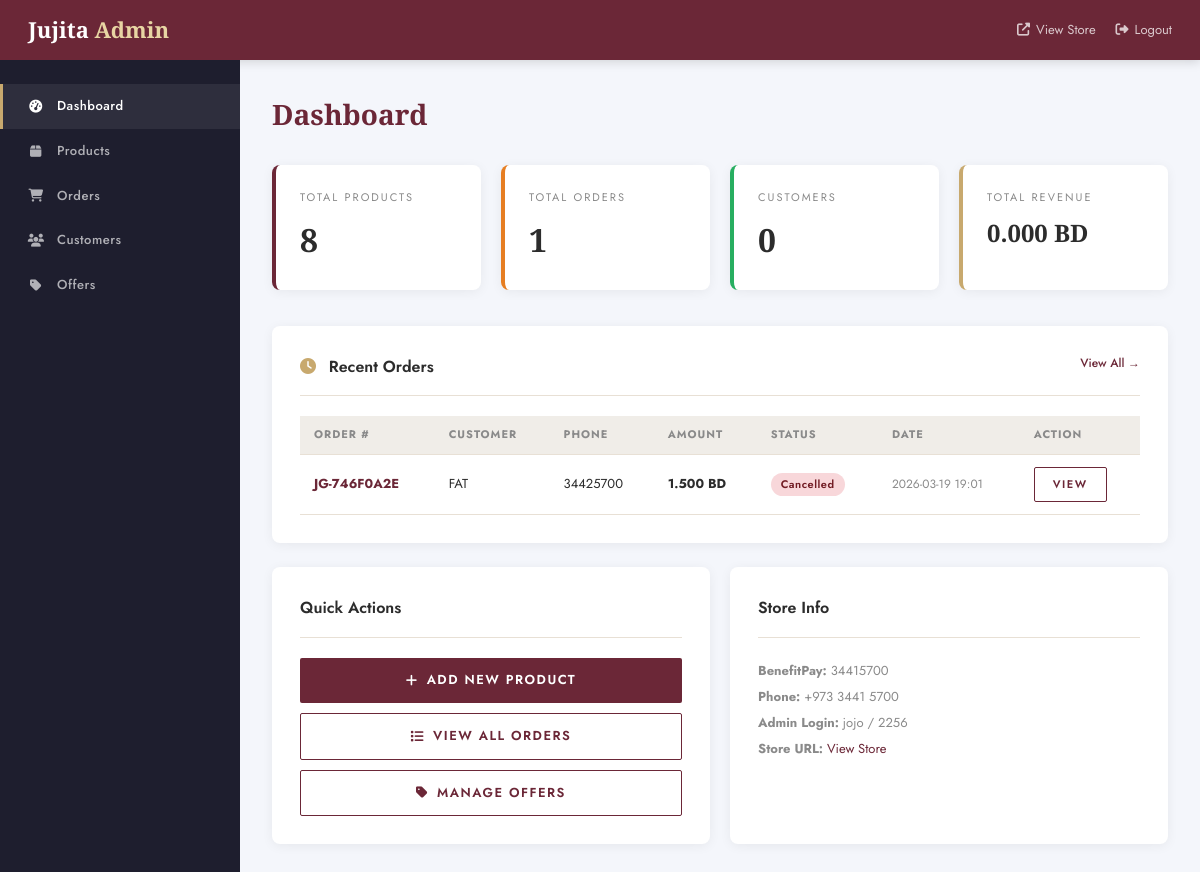
Page /admin (signed in) on the committed database.
### tables this page shows
CREATE TABLE orders (
        id INTEGER PRIMARY KEY AUTOINCREMENT,
        order_number TEXT UNIQUE NOT NULL,
        user_id INTEGER,
        customer_name TEXT NOT NULL,
        customer_phone TEXT NOT NULL,
        customer_address TEXT NOT NULL,
        items TEXT NOT NULL,
        total_amount REAL NOT NULL,
        status TEXT DEFAULT 'pending',
        payment_proof TEXT,
        payment_confirmed INTEGER DEFAULT 0,
        notes TEXT,
        created_at TIMESTAMP DEFAULT CURRENT_TIMESTAMP,
        FOREIGN KEY (user_id) REFERENCES users(id)
    );

### app.py (the view)
@app.route('/admin')
@admin_required
def admin_dashboard():
    conn = get_db()
    total_products = conn.execute('SELECT COUNT(*) FROM products').fetchone()[0]
    total_orders = conn.execute('SELECT COUNT(*) FROM orders').fetchone()[0]
    total_users = conn.execute('SELECT COUNT(*) FROM users').fetchone()[0]
    total_revenue = conn.execute('SELECT SUM(total_amount) FROM orders WHERE status != "cancelled"').fetchone()[0] or 0
    recent_orders = conn.execute('SELECT * FROM orders ORDER BY created_at DESC LIMIT 5').fetchall()
    conn.close()
    return render_template('admin/dashboard.html', total_products=total_products,
                           total_orders=total_orders, total_users=total_users,
                           total_revenue=total_revenue, recent_orders=recent_orders)

### app.py (called while the page is built)
def get_db():
    conn = sqlite3.connect('database.db')
    conn.row_factory = sqlite3.Row
    return conn

@app.context_processor
def inject_cart_count():
    cart = session.get('cart', {})
    count = sum(item.get('quantity', 1) for item in cart.values())
    lang = session.get('lang', 'en')
    return dict(cart_count=count, lang=lang)

def admin_required(f):
    from functools import wraps
    @wraps(f)
    def decorated(*args, **kwargs):
        if not session.get('admin'):
            return redirect(url_for('admin_login'))
        return f(*args, **kwargs)
    return decorated

### templates/admin/dashboard.html (shortened to what this page needs)
{% extends "admin/base.html" %}
{% block content %}
<h1 class="admin-page-title">Dashboard</h1>
<div class="stats-grid">
    <div class="stat-card" style="border-left-color:var(--burgundy);">
        <div class="stat-label">Total Products</div>
        <div class="stat-value">{{ total_products }}</div>
    </div>
    <div class="stat-card" style="border-left-color:#e67e22;">
        <div class="stat-label">Total Orders</div>
        <div class="stat-value">{{ total_orders }}</div>
    </div>
    <div class="stat-card" style="border-left-color:#27ae60;">
        <div class="stat-label">Customers</div>
        <div class="stat-value">{{ total_users }}</div>
    </div>
    <div class="stat-card" style="border-left-color:var(--gold);">
        <div class="stat-label">Total Revenue</div>
        <div class="stat-value" style="font-size:24px;">{{ "%.3f"|format(total_revenue) }} BD</div>
    </div>
</div>
<div class="admin-card">
    <div class="admin-card-title">
        <i class="fas fa-clock" style="color:var(--gold);margin-right:8px;"></i>
        Recent Orders
        <a href="{{ url_for('admin_orders') }}" style="float:right;font-size:12px;color:var(--burgundy);font-weight:500;">View All →</a>
    </div>
    {% if recent_orders %}
    <table class="admin-table">
        <thead>
            <tr>
                <th>Order #</th>
                <th>Customer</th>
                <th>Phone</th>
                <th>Amount</th>
                <th>Status</th>
                <th>Date</th>
                <th>Action</th>
            </tr>
        </thead>
        <tbody>
            {% for order in recent_orders %}
            <tr>
                <td><strong style="color:var(--burgundy);">{{ order.order_number }}</strong></td>
                <td>{{ order.customer_name }}</td>
                <td>{{ order.customer_phone }}</td>
                <td><strong>{{ "%.3f"|format(order.total_amount) }} BD</strong></td>
                <td><span class="status-badge status-{{ order.status }}">{{ order.status|replace('_',' ')|title }}</span></td>
                <td style="color:var(--mid-gray);font-size:12px;">{{ order.created_at[:16] }}</td>
                <td>
                    <a href="{{ url_for('admin_order_detail', order_id=order.id) }}" class="btn btn-outline btn-sm">
                        View
                    </a>
                </td>
            </tr>
            {% endfor %}
        </tbody>
    </table>
    {% else %}
    <div style="text-align:center;padding:40px;color:var(--mid-gray);">
        <i class="fas fa-inbox" style="font-size:40px;margin-bottom:12px;display:block;opacity:0.4;"></i>
        No orders yet
    </div>
    {% endif %}
</div>
<div style="display:grid;grid-template-columns:1fr 1fr;gap:20px;">
    <div class="admin-card">
        <div class="admin-card-title">Quick Actions</div>
        <div style="display:flex;flex-direction:column;gap:10px;">
            <a href="{{ url_for('admin_add_product') }}" class="btn btn-primary">
                <i class="fas fa-plus"></i> Add New Product
            </a>
            <a href="{{ url_for('admin_orders') }}" class="btn btn-outline">
                <i class="fas fa-list"></i> View All Orders
            </a>
            <a href="{{ url_for('admin_offers') }}" class="btn btn-outline">
                <i class="fas fa-tag"></i> Manage Offers
            </a>
        </div>
    </div>
    <div class="admin-card">
        <div class="admin-card-title">Store Info</div>
        <div style="font-size:13px;color:var(--mid-gray);line-height:2;">
            <div><strong>BenefitPay:</strong> 34415700</div>
            <div><strong>Phone:</strong> +973 3441 5700</div>
            <div><strong>Admin Login:</strong> jojo / 2256</div>
            <div><strong>Store URL:</strong> <a href="{{ url_for('index') }}" target="_blank" style="color:var(--burgundy);">View Store</a></div>
        </div>
    </div>
</div>
{% endblock %}

### static/css/main.css (style rules this page uses)
:root { --cream: #FAF7F2; --warm-white: #FFFDF9; --burgundy: #6B2737; --gold: #C8A96E; --gold-light: #E8D5A3; --charcoal: #2C2C2C; --mid-gray: #8A8A8A; --light-gray: #F0EDE8; --border: #E8E0D5; --shadow: rgba(107, 39, 55, 0.08); --shadow-md: rgba(107, 39, 55, 0.15); --font-display: 'Cormorant Garamond', serif; --font-body: 'Jost', sans-serif; --font-arabic: 'Noto Naskh Arabic', serif; --radius: 2px; --radius-md: 8px; --transition: 0.3s cubic-bezier(0.4, 0, 0.2, 1); }
*, *::before, *::after { box-sizing: border-box; margin: 0; padding: 0; }
html { scroll-behavior: smooth; }
body { font-family: var(--font-body); background: var(--warm-white); color: var(--charcoal); line-height: 1.6; font-size: 15px; overflow-x: hidden; }
a { text-decoration: none; color: inherit; transition: color var(--transition); }
.btn { display: inline-flex; align-items: center; justify-content: center; gap: 8px; padding: 12px 28px; font-family: inherit; font-size: 13px; font-weight: 600; letter-spacing: 1.5px; text-transform: uppercase; border-radius: var(--radius); cursor: pointer; transition: all var(--transition); border: none; text-decoration: none; }
.btn-primary { background: var(--burgundy); color: #fff; }
.btn-outline { background: transparent; color: var(--burgundy); border: 1.5px solid var(--burgundy); }
.btn-sm { padding: 8px 18px; font-size: 11px; }
.admin-body { background: #f4f6fb; min-height: 100vh; }
.admin-page-title { font-family: var(--font-display); font-size: 28px; color: var(--burgundy); font-weight: 700; margin-bottom: 28px; }
.stats-grid { display: grid; grid-template-columns: repeat(auto-fill, minmax(200px, 1fr)); gap: 20px; margin-bottom: 36px; }
.stat-card { background: #fff; border-radius: var(--radius-md); padding: 24px; box-shadow: 0 2px 12px rgba(0,0,0,0.06); border-left: 4px solid var(--burgundy); }
.stat-card .stat-label { font-size: 11px; letter-spacing: 2px; text-transform: uppercase; color: var(--mid-gray); margin-bottom: 8px; }
.stat-card .stat-value { font-family: var(--font-display); font-size: 32px; font-weight: 700; color: var(--charcoal); }
.admin-card { background: #fff; border-radius: var(--radius-md); padding: 28px; box-shadow: 0 2px 12px rgba(0,0,0,0.06); margin-bottom: 24px; }
.admin-card-title { font-size: 16px; font-weight: 600; color: var(--charcoal); margin-bottom: 20px; padding-bottom: 16px; border-bottom: 1px solid var(--border); }
.admin-table { width: 100%; border-collapse: collapse; font-size: 13px; }
.admin-table th { text-align: left; padding: 10px 14px; font-size: 11px; letter-spacing: 1px; text-transform: uppercase; color: var(--mid-gray); background: var(--light-gray); border-bottom: 1px solid var(--border); }
.admin-table td { padding: 12px 14px; border-bottom: 1px solid var(--border); color: var(--charcoal); }
.status-badge { display: inline-block; padding: 3px 10px; border-radius: 20px; font-size: 11px; font-weight: 600; letter-spacing: 0.5px; }
.status-cancelled { background: #f8d7da; color: #721c24; }

### rows in the picture
orders: order_number "JG-746F0A2E", customer_name "FAT", customer_phone "34425700", total_amount "1.500", status "Cancelled", created_at "2026-03-19 19:01"

### other values in the picture
{{ total_products }} "8"
{{ total_orders }} "1"
{{ total_users }} "0"
{{ "%.3f"|format(total_revenue) }} "0.000"
